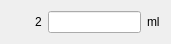
    <widget class="QWidget" name="layoutWidget">
     <property name="geometry">
      <rect>
       <x>20</x>
       <y>69</y>
       <width>171</width>
       <height>41</height>
      </rect>
     </property>
     <layout class="QGridLayout" name="gridLayout_6">
      <item row="1" column="0">
       <spacer name="horizontalSpacer_11">
        <property name="orientation">
         <enum>Qt::Horizontal</enum>
        </property>
        <property name="sizeHint" stdset="0">
         <size>
          <width>40</width>
          <height>20</height>
         </size>
        </property>
       </spacer>
      </item>
      <item row="1" column="1">
       <widget class="QLabel" name="lb2">
        <property name="text">
         <string>2</string>
        </property>
       </widget>
      </item>
      <item row="1" column="3">
       <widget class="QLabel" name="label_12">
        <property name="text">
         <string>ml</string>
        </property>
       </widget>
      </item>
      <item row="0" column="2">
       <spacer name="verticalSpacer_11">
        <property name="orientation">
         <enum>Qt::Vertical</enum>
        </property>
        <property name="sizeHint" stdset="0">
         <size>
          <width>20</width>
          <height>40</height>
         </size>
        </property>
       </spacer>
      </item>
      <item row="2" column="2">
       <spacer name="verticalSpacer_10">
        <property name="orientation">
         <enum>Qt::Vertical</enum>
        </property>
        <property name="sizeHint" stdset="0">
         <size>
          <width>20</width>
          <height>40</height>
         </size>
        </property>
       </spacer>
      </item>
      <item row="1" column="2">
       <widget class="QLineEdit" name="leFlowDisplay_2">
        <property name="text">
         <string/>
        </property>
       </widget>
      </item>
     </layout>
    </widget>
